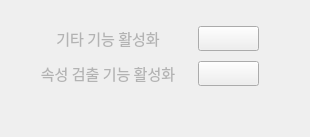
                <widget class="QWidget" name="fn_permission_page">
                 <layout class="QVBoxLayout" name="verticalLayout_6">
                  <item>
                   <layout class="QHBoxLayout" name="horizontalLayout_5">
                    <item>
                     <layout class="QVBoxLayout" name="verticalLayout_5">
                      <property name="spacing">
                       <number>10</number>
                      </property>
                      <property name="leftMargin">
                       <number>17</number>
                      </property>
                      <property name="topMargin">
                       <number>15</number>
                      </property>
                      <item>
                       <layout class="QHBoxLayout" name="horizontalLayout_44">
                        <property name="leftMargin">
                         <number>0</number>
                        </property>
                        <item>
                         <widget class="QLabel" name="admin_fn_active_label">
                          <property name="minimumSize">
                           <size>
                            <width>160</width>
                            <height>25</height>
                           </size>
                          </property>
                          <property name="maximumSize">
                           <size>
                            <width>167</width>
                            <height>25</height>
                           </size>
                          </property>
                          <property name="font">
                           <font>
                            <family>Sans</family>
                            <pointsize>11</pointsize>
                           </font>
                          </property>
                          <property name="styleSheet">
                           <string notr="true">color: rgb(179,179,179);
background-color: rgba(255, 255, 255, 0);</string>
                          </property>
                          <property name="text">
                           <string>기타 기능 활성화</string>
                          </property>
                          <property name="alignment">
                           <set>Qt::AlignmentFlag::AlignCenter</set>
                          </property>
                         </widget>
                        </item>
                        <item>
                         <widget class="QPushButton" name="admin_fn_active_bnt">
                          <property name="minimumSize">
                           <size>
                            <width>61</width>
                            <height>25</height>
                           </size>
                          </property>
                          <property name="maximumSize">
                           <size>
                            <width>61</width>
                            <height>25</height>
                           </size>
                          </property>
                          <property name="text">
                           <string/>
                          </property>
                          <property name="icon">
                           <iconset resource="../resourece.qrc">
                            <normaloff>:/ui/ui/images/icon-switch-off.png</normaloff>
                            <normalon>:/ui/ui/images/icon-switch-on.png</normalon>:/ui/ui/images/icon-switch-off.png</iconset>
                          </property>
                          <property name="iconSize">
                           <size>
                            <width>55</width>
                            <height>103</height>
                           </size>
                          </property>
                          <property name="checkable">
                           <bool>true</bool>
                          </property>
                         </widget>
                        </item>
                       </layout>
                      </item>
                      <item>
                       <layout class="QHBoxLayout" name="horizontalLayout_4">
                        <item>
                         <widget class="QLabel" name="admin_par_active_label">
                          <property name="minimumSize">
                           <size>
                            <width>160</width>
                            <height>25</height>
                           </size>
                          </property>
                          <property name="maximumSize">
                           <size>
                            <width>167</width>
                            <height>25</height>
                           </size>
                          </property>
                          <property name="font">
                           <font>
                            <family>Sans</family>
                            <pointsize>11</pointsize>
                           </font>
                          </property>
                          <property name="styleSheet">
                           <string notr="true">color: rgb(179,179,179);
background-color: rgba(255, 255, 255, 0);</string>
                          </property>
                          <property name="text">
                           <string>속성 검출 기능 활성화</string>
                          </property>
                          <property name="alignment">
                           <set>Qt::AlignmentFlag::AlignCenter</set>
                          </property>
                         </widget>
                        </item>
                        <item>
                         <widget class="QPushButton" name="admin_par_active_bnt">
                          <property name="minimumSize">
                           <size>
                            <width>61</width>
                            <height>25</height>
                           </size>
                          </property>
                          <property name="maximumSize">
                           <size>
                            <width>61</width>
                            <height>25</height>
                           </size>
                          </property>
                          <property name="text">
                           <string/>
                          </property>
                          <property name="icon">
                           <iconset resource="../resourece.qrc">
                            <normaloff>:/ui/ui/images/icon-switch-off.png</normaloff>
                            <normalon>:/ui/ui/images/icon-switch-on.png</normalon>:/ui/ui/images/icon-switch-off.png</iconset>
                          </property>
                          <property name="iconSize">
                           <size>
                            <width>55</width>
                            <height>103</height>
                           </size>
                          </property>
                          <property name="checkable">
                           <bool>true</bool>
                          </property>
                         </widget>
                        </item>
                       </layout>
                      </item>
                      <item>
                       <spacer name="verticalSpacer_19">
                        <property name="orientation">
                         <enum>Qt::Orientation::Vertical</enum>
                        </property>
                        <property name="sizeHint" stdset="0">
                         <size>
                          <width>20</width>
                          <height>40</height>
                         </size>
                        </property>
                       </spacer>
                      </item>
                     </layout>
                    </item>
                    <item>
                     <spacer name="horizontalSpacer_41">
                      <property name="orientation">
                       <enum>Qt::Orientation::Horizontal</enum>
                      </property>
                      <property name="sizeHint" stdset="0">
                       <size>
                        <width>40</width>
                        <height>20</height>
                       </size>
                      </property>
                     </spacer>
                    </item>
                   </layout>
                  </item>
                 </layout>
                </widget>
